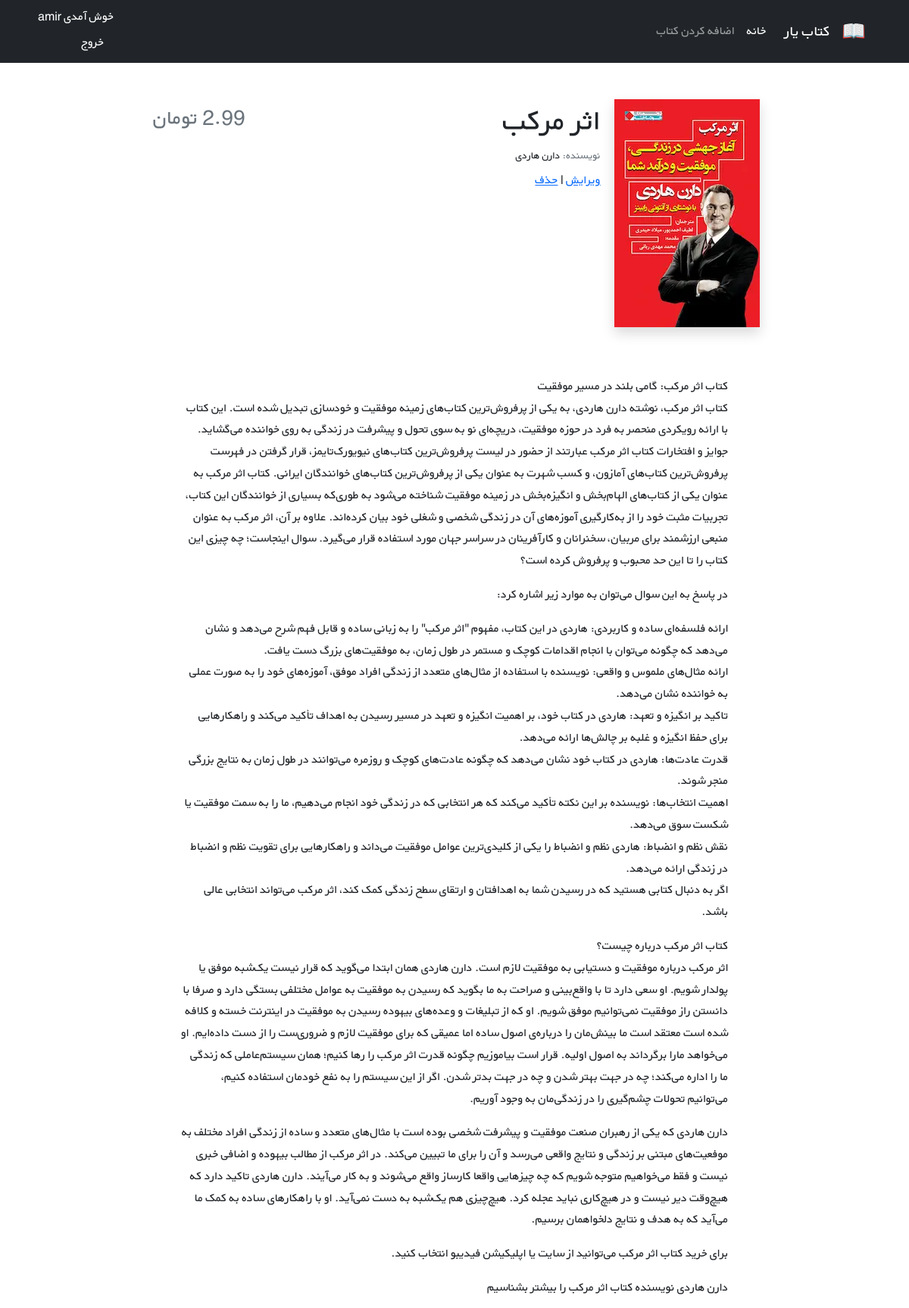
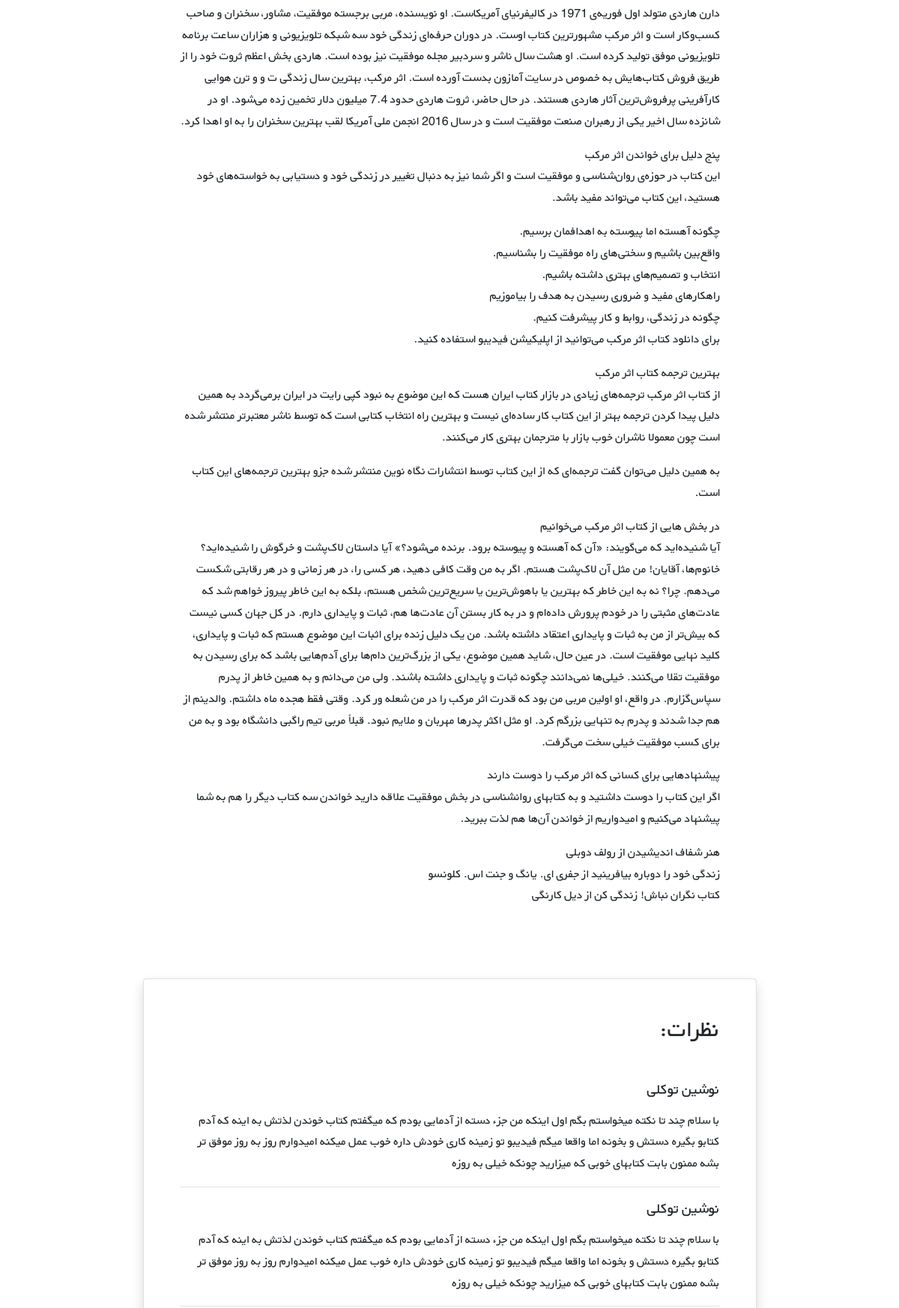
The page /books/5/ (signed in, upper part) on the database its author committed (2 pictures, top to bottom).
### accounts/models.py (models this page shows)
class CustomUser(AbstractUser):
    age = models.PositiveIntegerField(null=True, blank=True)

### books/models.py (models this page shows, shortened)
class Book(models.Model):
    title = models.CharField(max_length=200)
    author = models.CharField(max_length=200)
    description = models.TextField()
    price = models.DecimalField(max_digits=5, decimal_places=2)
    cover = models.ImageField(upload_to='covers/', blank=True)

### books/views.py (the view)
# urls.py: path('<int:pk>/', views.BookDetailView.as_view(), name='book_detail'),
class BookDetailView(generic.DetailView):
    model = Book
    template_name = 'books/book_detail.html'

### books/templates/books/book_detail.html (shortened to what this page needs)
{% extends '_base.html' %}
{% block content %}
  <div class="container mt-5" dir="rtl">
    <div class="">
        <div class="">
            <div class="d-flex justify-content-center">
                <div class="row w-sm-75 w-100">
                    <div class="col-xs-12 col-md-3 d-flex justify-content-center">
                        <div>
                            {% if book.cover %}
                            <img class="shadow" src="{{ book.cover.url }}" class="img-fluid rounded-start" alt="...">
                            {% endif %}
                        </div>
                    </div>
                    <div class="col-xs-12 col-md-6 text-center text-md-end mt-md-1 mt-4">
                        <h1>{{ book.title }}</h1>
                        <h5 class="small my-1"><span class="text-muted">نویسنده: </span>{{ book.author }}</h5>
                        <a href="{% url 'book_update' book.id %}">ویرایش</a>
                        <span> | </span>
                        <a href="{% url 'book_delete' book.id %}">حذف</a>
                    </div>
                    <div class="col-xs-12 col-md-3 d-flex flex-column">
                        <h3 class="align-self-center pt-2 text-muted align-self-md-end">
                            {{ book.price }} تومان
                        </h3>
                    </div>
                </div>
            </div>
            <div class="d-flex justify-content-center">
                <div class="my-3 p-5 w-sm-75 w-100">
                    {{ book.description|linebreaks }}
                </div>
            </div>
            <div class="d-flex justify-content-center">
                <div class="card shadow my-3 p-5 w-sm-75 w-100">
                    <h2 class="mb-5">نظرات:</h2>
                    <div class="border-bottom mb-3">
                        <h5 class="mb-3">نوشین توکلی</h5>
                        <p>با سلام چند تا نکته میخواستم بگم اول اینکه من جزء دسته از آدمایی بودم که میگفتم کتاب خوندن لذتش
                            به اینه که آدم کتابو بگیره دستش و بخونه اما واقعا میگم فیدیبو تو زمینه کاری خودش داره خوب عمل
                            میکنه امیدوارم روز به روز موفق تر بشه ممنون بابت کتابهای خوبی که میزارید چونکه خیلی به روزه</p>
                    </div>
                    <div class="border-bottom mb-3">
                        <h5 class="mb-3">نوشین توکلی</h5>
                        <p>با سلام چند تا نکته میخواستم بگم اول اینکه من جزء دسته از آدمایی بودم که میگفتم کتاب خوندن لذتش
                            به اینه که آدم کتابو بگیره دستش و بخونه اما واقعا میگم فیدیبو تو زمینه کاری خودش داره خوب عمل
                            میکنه امیدوارم روز به روز موفق تر بشه ممنون بابت کتابهای خوبی که میزارید چونکه خیلی به روزه</p>
                    </div>
                </div>
            </div>
        </div>
    </div>
</div>
{% endblock %}

### templates/_base.html (shortened to what this page needs)
{% load static %}
<!DOCTYPE html>
<html lang="en">
  <head>
    <link href="https://cdn.jsdelivr.net/npm/bootstrap@5.1.3/dist/css/bootstrap.min.css" rel="stylesheet" />
    <link rel="stylesheet" href="{% static 'css/style.css' %}"/>
  </head>
  <body>
    <nav class="navbar navbar-expand-lg navbar-dark bg-dark" dir="rtl">
      <div class="container">
        <a class="navbar-brand" href="#"><img src="{% static 'icons/book.png' %}" alt="" height="30" class="d-inline-block align-text-top" /></a>
        <a class="navbar-brand mx-3" href="#">کتاب یار</a>
        <div class="collapse navbar-collapse" id="navbarNavAltMarkup">
          <div class="navbar-nav">
            <a class="nav-link active" aria-current="page" href="{% url 'book_list' %}">خانه</a>
            <a class="nav-link" href="{% url 'book_create' %}">اضافه کردن کتاب</a>
          </div>
        </div>
        <div class="mx-2 text-white">
          {% if user.is_authenticated %}
            خوش آمدی {{ user.username }}
            <form action="{% url 'logout' %}" method="post">
              <button class="btn btn-dark text-white" type="submit">خروج</button>
            </form>
            {% else %}
            <a class="link-light text-decoration-none" href="{% url 'login' %}">ورود</a>
            <span>
              یا
            </span>
            <a class="link-light text-decoration-none" href="{% url 'signup' %}">ثبت نام</a>
          {% endif %}
        </div>
      </div>
    </nav>
    <div class="container">
      {% block content %}
      {% endblock %}
    </div>
  </body>
</html>

### static/css/style.css (style rules this page uses)
* { font-family: 'BYekan', sans-serif; line-height: 1.8rem; }
@media (min-width: 576px) { .w-sm-75 { width: 75%!important; } }

### rows shown on the page
CustomUser: username "amir"
Book: cover (picture), title "اثر مرکب", author "دارن هاردی", description "کتاب اثر مرکب: گامی بلند در مسیر موفقیت کتاب اثر مرکب، نوشته‌ دارن هاردی، به یکی از پرفروش‌ترین کتاب‌های زمینه‌ موفقیت و خودسازی تبدیل شده است. این کتاب با ارائه‌ رویکردی منحصر به فرد در حوزه موفقیت، دریچه‌ای نو به سوی تحول و پیشرفت در زندگی به روی خواننده می‌گشاید. جوایز و افتخارات کتاب اثر مرکب عبارتند از حضور در لیست پرفروش‌ترین کتاب‌های نیویورک‌تایمز، قرار گرفتن در فهرست پرفروش‌ترین کتاب‌های آمازون، و کسب شهرت به عنوان یکی از پرفروش‌ترین کتاب‌های خوانندگان ایرانی. کتاب اثر مرکب به عنوان یکی از کتاب‌های الهام‌بخش و انگیزه‌بخش در زمینه‌ موفقیت شناخته می‌شود به طوری‌که بسیاری از خوانندگان این کتاب، تجربیات مثبت خود را از به‌کارگیری آموزه‌های آن در زندگی شخصی و شغلی خود بیان کرده‌اند. علاوه…"
